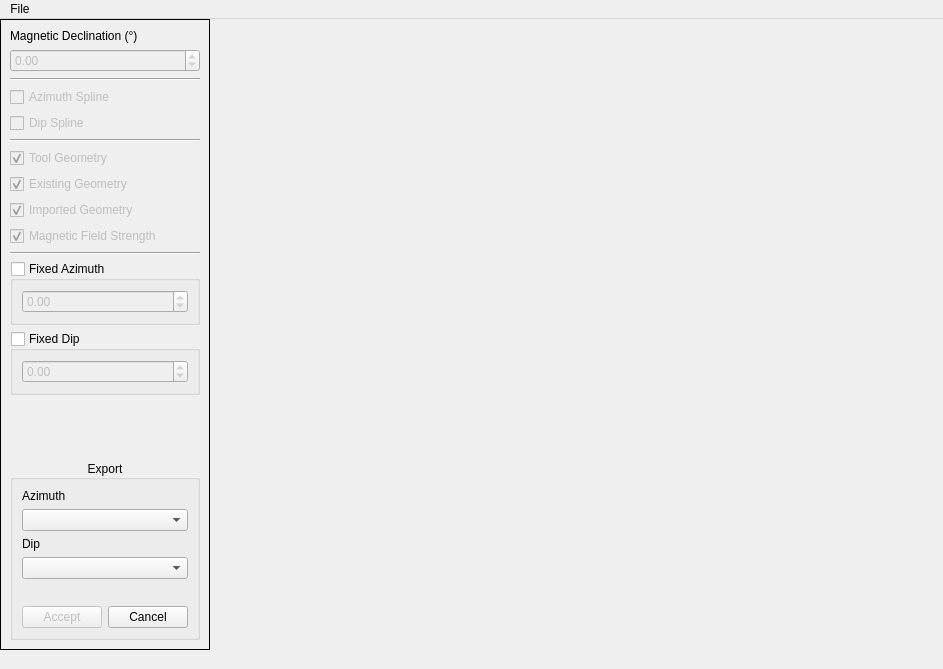
<?xml version="1.0" encoding="UTF-8"?>
<ui version="4.0">
 <class>MainWindow</class>
 <widget class="QMainWindow" name="MainWindow">
  <property name="geometry">
   <rect>
    <x>0</x>
    <y>0</y>
    <width>943</width>
    <height>669</height>
   </rect>
  </property>
  <property name="acceptDrops">
   <bool>true</bool>
  </property>
  <property name="windowTitle">
   <string>MainWindow</string>
  </property>
  <widget class="QWidget" name="centralwidget">
   <layout class="QGridLayout" name="gridLayout">
    <property name="leftMargin">
     <number>0</number>
    </property>
    <property name="topMargin">
     <number>0</number>
    </property>
    <property name="rightMargin">
     <number>0</number>
    </property>
    <property name="bottomMargin">
     <number>0</number>
    </property>
    <property name="spacing">
     <number>0</number>
    </property>
    <item row="0" column="1">
     <widget class="QFrame" name="frame">
      <property name="sizePolicy">
       <sizepolicy hsizetype="Maximum" vsizetype="Preferred">
        <horstretch>0</horstretch>
        <verstretch>0</verstretch>
       </sizepolicy>
      </property>
      <property name="frameShape">
       <enum>QFrame::Panel</enum>
      </property>
      <property name="frameShadow">
       <enum>QFrame::Plain</enum>
      </property>
      <layout class="QVBoxLayout" name="verticalLayout">
       <item>
        <widget class="QLabel" name="label">
         <property name="text">
          <string>Magnetic Declination (°)</string>
         </property>
        </widget>
       </item>
       <item>
        <widget class="QDoubleSpinBox" name="mag_dec_sbox">
         <property name="enabled">
          <bool>false</bool>
         </property>
         <property name="minimum">
          <double>-99.989999999999995</double>
         </property>
         <property name="singleStep">
          <double>0.500000000000000</double>
         </property>
        </widget>
       </item>
       <item>
        <widget class="Line" name="line_3">
         <property name="orientation">
          <enum>Qt::Horizontal</enum>
         </property>
        </widget>
       </item>
       <item>
        <widget class="QCheckBox" name="az_spline_cbox">
         <property name="enabled">
          <bool>false</bool>
         </property>
         <property name="text">
          <string>Azimuth Spline</string>
         </property>
        </widget>
       </item>
       <item>
        <widget class="QCheckBox" name="dip_spline_cbox">
         <property name="enabled">
          <bool>false</bool>
         </property>
         <property name="text">
          <string>Dip Spline</string>
         </property>
        </widget>
       </item>
       <item>
        <widget class="Line" name="line">
         <property name="orientation">
          <enum>Qt::Horizontal</enum>
         </property>
        </widget>
       </item>
       <item>
        <widget class="QCheckBox" name="show_tool_geom_cbox">
         <property name="enabled">
          <bool>false</bool>
         </property>
         <property name="text">
          <string>Tool Geometry</string>
         </property>
         <property name="checked">
          <bool>true</bool>
         </property>
        </widget>
       </item>
       <item>
        <widget class="QCheckBox" name="show_existing_geom_cbox">
         <property name="enabled">
          <bool>false</bool>
         </property>
         <property name="text">
          <string>Existing Geometry</string>
         </property>
         <property name="checked">
          <bool>true</bool>
         </property>
        </widget>
       </item>
       <item>
        <widget class="QCheckBox" name="show_imported_geom_cbox">
         <property name="enabled">
          <bool>false</bool>
         </property>
         <property name="text">
          <string>Imported Geometry</string>
         </property>
         <property name="checked">
          <bool>true</bool>
         </property>
        </widget>
       </item>
       <item>
        <widget class="QCheckBox" name="show_mag_cbox">
         <property name="enabled">
          <bool>false</bool>
         </property>
         <property name="text">
          <string>Magnetic Field Strength</string>
         </property>
         <property name="checked">
          <bool>true</bool>
         </property>
        </widget>
       </item>
       <item>
        <widget class="Line" name="line_2">
         <property name="orientation">
          <enum>Qt::Horizontal</enum>
         </property>
        </widget>
       </item>
       <item>
        <widget class="QGroupBox" name="collar_az_cbox">
         <property name="title">
          <string>Fixed Azimuth</string>
         </property>
         <property name="flat">
          <bool>false</bool>
         </property>
         <property name="checkable">
          <bool>true</bool>
         </property>
         <property name="checked">
          <bool>false</bool>
         </property>
         <layout class="QVBoxLayout" name="verticalLayout_3">
          <item>
           <widget class="QDoubleSpinBox" name="collar_az_sbox">
            <property name="minimum">
             <double>-360.000000000000000</double>
            </property>
            <property name="maximum">
             <double>360.000000000000000</double>
            </property>
            <property name="singleStep">
             <double>0.500000000000000</double>
            </property>
           </widget>
          </item>
         </layout>
        </widget>
       </item>
       <item>
        <widget class="QGroupBox" name="collar_dip_cbox">
         <property name="title">
          <string>Fixed Dip</string>
         </property>
         <property name="flat">
          <bool>false</bool>
         </property>
         <property name="checkable">
          <bool>true</bool>
         </property>
         <property name="checked">
          <bool>false</bool>
         </property>
         <layout class="QVBoxLayout" name="verticalLayout_4">
          <item>
           <widget class="QDoubleSpinBox" name="collar_dip_sbox">
            <property name="minimum">
             <double>-90.000000000000000</double>
            </property>
            <property name="maximum">
             <double>90.000000000000000</double>
            </property>
            <property name="singleStep">
             <double>0.500000000000000</double>
            </property>
           </widget>
          </item>
         </layout>
        </widget>
       </item>
       <item>
        <spacer name="verticalSpacer">
         <property name="orientation">
          <enum>Qt::Vertical</enum>
         </property>
         <property name="sizeHint" stdset="0">
          <size>
           <width>20</width>
           <height>40</height>
          </size>
         </property>
        </spacer>
       </item>
       <item>
        <widget class="QGroupBox" name="groupBox">
         <property name="sizePolicy">
          <sizepolicy hsizetype="Preferred" vsizetype="Maximum">
           <horstretch>0</horstretch>
           <verstretch>0</verstretch>
          </sizepolicy>
         </property>
         <property name="title">
          <string>Export</string>
         </property>
         <property name="alignment">
          <set>Qt::AlignCenter</set>
         </property>
         <property name="flat">
          <bool>true</bool>
         </property>
         <layout class="QFormLayout" name="formLayout">
          <item row="0" column="0" colspan="2">
           <widget class="QLabel" name="label_2">
            <property name="text">
             <string>Azimuth</string>
            </property>
           </widget>
          </item>
          <item row="1" column="0" colspan="2">
           <widget class="QComboBox" name="az_output_combo"/>
          </item>
          <item row="2" column="0" colspan="2">
           <widget class="QLabel" name="label_3">
            <property name="text">
             <string>Dip</string>
            </property>
           </widget>
          </item>
          <item row="3" column="0" colspan="2">
           <widget class="QComboBox" name="dip_output_combo"/>
          </item>
          <item row="5" column="1">
           <widget class="QPushButton" name="cancel_btn">
            <property name="text">
             <string>Cancel</string>
            </property>
           </widget>
          </item>
          <item row="5" column="0">
           <widget class="QPushButton" name="accept_btn">
            <property name="enabled">
             <bool>false</bool>
            </property>
            <property name="text">
             <string>Accept</string>
            </property>
           </widget>
          </item>
          <item row="4" column="0">
           <spacer name="verticalSpacer_2">
            <property name="orientation">
             <enum>Qt::Vertical</enum>
            </property>
            <property name="sizeType">
             <enum>QSizePolicy::Fixed</enum>
            </property>
            <property name="sizeHint" stdset="0">
             <size>
              <width>20</width>
              <height>15</height>
             </size>
            </property>
           </spacer>
          </item>
         </layout>
        </widget>
       </item>
      </layout>
     </widget>
    </item>
    <item row="0" column="2" rowspan="2" colspan="2">
     <layout class="QHBoxLayout" name="plots_layout"/>
    </item>
   </layout>
  </widget>
  <widget class="QMenuBar" name="menubar">
   <property name="geometry">
    <rect>
     <x>0</x>
     <y>0</y>
     <width>943</width>
     <height>21</height>
    </rect>
   </property>
   <widget class="QMenu" name="menuFile">
    <property name="title">
     <string>File</string>
    </property>
    <addaction name="actionOpen_Geometry_File"/>
   </widget>
   <addaction name="menuFile"/>
  </widget>
  <widget class="QStatusBar" name="status_bar">
   <property name="sizeGripEnabled">
    <bool>false</bool>
   </property>
  </widget>
  <action name="actionOpen_Geometry_File">
   <property name="text">
    <string>Open Geometry File</string>
   </property>
  </action>
 </widget>
 <resources/>
 <connections/>
</ui>
